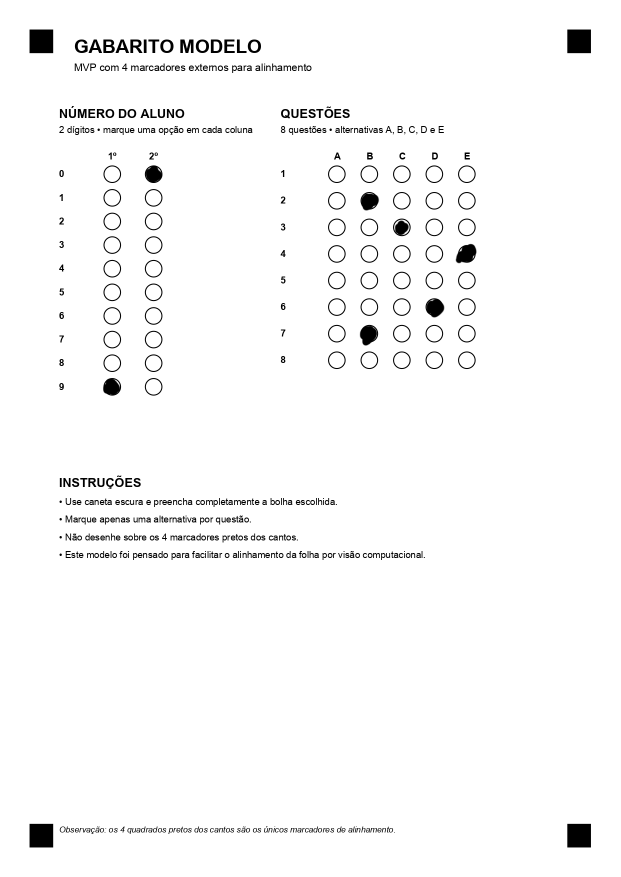
#> input picture scan_api/omr/gabarito_bolhas_vazias.jpg, 1241 x 1754 px, found by its file name (shown at 1/2 size)
$ python test_omr.py
#> lines starting #> are read from the running program, lines starting #| are printed output that depends on the picture; after the words box and inside, x2 and y2 are one past the last pixel; in counts of white or black regions, pixels touching at a corner belong together
### scan_api/omr/services/image_io.py
import cv2
import numpy as np
from PIL import Image, ImageOps, UnidentifiedImageError


# [7 lines left out: function register_heif_opener, not called in this run]


def load_image_for_omr(path):
    try:
        with Image.open(path) as img:
            img = ImageOps.exif_transpose(img)

            if img.mode in ("RGBA", "LA"):
                background = Image.new("RGB", img.size, (255, 255, 255))
                background.paste(img, mask=img.getchannel("A"))
                img = background
            else:
                img = img.convert("RGB")

            rgb = np.array(img)
            return cv2.cvtColor(rgb, cv2.COLOR_RGB2BGR)
    except (UnidentifiedImageError, OSError, ValueError):
        image = cv2.imread(path)
        if image is None:
            raise ValueError(f"Imagem nao encontrada ou formato nao suportado: {path}") from None
        return image

### scan_api/omr/services/align.py
import cv2
import numpy as np

from .layout import (
    MARKER_SIZE_MM,
    PAGE_HEIGHT_MM,
    PAGE_WIDTH_MM,
    READ_AREA_BOTTOM_MM,
    READ_AREA_LEFT_MM,
    READ_AREA_RIGHT_MM,
    READ_AREA_TOP_MM,
)


def distance(p1, p2):
    return np.linalg.norm(np.array(p1) - np.array(p2))


def _resize_for_detection(image, max_side=1200):
    h, w = image.shape[:2]
    longest = max(h, w)

    if longest <= max_side:
        return image, 1.0

    scale = max_side / float(longest)
    resized = cv2.resize(
        image,
        (int(w * scale), int(h * scale)),
        interpolation=cv2.INTER_AREA,
    )
    return resized, scale


def find_markers(image, debug=False):
    """
    Detecta os marcadores quadrados pretos da folha.
    A imagem recebida aqui ja pode estar reduzida para estabilizar fotos grandes
    de celular.
    """
    gray = cv2.cvtColor(image, cv2.COLOR_BGR2GRAY)
    blur = cv2.GaussianBlur(gray, (5, 5), 0)

    _, otsu = cv2.threshold(
        blur,
        0,
        255,
        cv2.THRESH_BINARY_INV + cv2.THRESH_OTSU,
    )

    adaptive = cv2.adaptiveThreshold(
        blur,
        255,
        cv2.ADAPTIVE_THRESH_GAUSSIAN_C,
        cv2.THRESH_BINARY_INV,
        41,
        8,
    )

    thresh = cv2.bitwise_or(otsu, adaptive)
    kernel = cv2.getStructuringElement(cv2.MORPH_RECT, (3, 3))
    thresh = cv2.morphologyEx(thresh, cv2.MORPH_CLOSE, kernel)

    contours, _ = cv2.findContours(
        thresh,
        cv2.RETR_EXTERNAL,
        cv2.CHAIN_APPROX_SIMPLE,
    )

    image_h, image_w = image.shape[:2]
    min_dim = min(image_h, image_w)
    min_marker_side = max(8, int(min_dim * 0.012))
    max_marker_side = max(35, int(min_dim * 0.10))
    min_area = max(80, min_marker_side * min_marker_side * 0.45)
    max_area = max_marker_side * max_marker_side

    markers = []

    for cnt in contours:
        area = cv2.contourArea(cnt)

        if area < min_area or area > max_area:
            continue

        x, y, w, h = cv2.boundingRect(cnt)

        if w == 0 or h == 0:
            continue

        aspect_ratio = w / float(h)
        extent = area / float(w * h)

        peri = cv2.arcLength(cnt, True)
        approx = cv2.approxPolyDP(cnt, 0.04 * peri, True)

        is_square_like = 0.65 < aspect_ratio < 1.45
        is_filled = extent > 0.45
        has_corners = 4 <= len(approx) <= 6
        valid_size = (
            min_marker_side <= w <= max_marker_side and min_marker_side <= h <= max_marker_side
        )

        if is_square_like and is_filled and has_corners and valid_size:
            markers.append(
                {
                    "center": (x + w / 2, y + h / 2),
                    "box": (x, y, w, h),
                    "area": area,
                }
            )

    return markers


def scale_markers(markers, scale):
    if scale == 1.0:
        return markers

    inv = 1.0 / scale
    scaled = []

    for marker in markers:
        cx, cy = marker["center"]
        x, y, w, h = marker["box"]
        scaled.append(
            {
                "center": (cx * inv, cy * inv),
                "box": (
                    int(round(x * inv)),
                    int(round(y * inv)),
                    int(round(w * inv)),
                    int(round(h * inv)),
                ),
                "area": marker["area"] * inv * inv,
            }
        )

    return scaled


def choose_corner_markers(markers, image_shape):
    """
    Escolhe marcadores extremos e mantem a ordem:
    top-left, top-right, bottom-right, bottom-left.
    """
    points = np.array([m["center"] for m in markers], dtype="float32")

    sums = points[:, 0] + points[:, 1]
    diffs = points[:, 0] - points[:, 1]

    indexes = [
        int(np.argmin(sums)),
        int(np.argmax(diffs)),
        int(np.argmax(sums)),
        int(np.argmin(diffs)),
    ]

    if len(set(indexes)) < 4:
        h, w = image_shape[:2]
        corners = {
            "top_left": (0, 0),
            "top_right": (w, 0),
            "bottom_right": (w, h),
            "bottom_left": (0, h),
        }

        selected = []
        used = set()
        for corner_point in corners.values():
            ordered = sorted(
                enumerate(markers),
                key=lambda item: distance(item[1]["center"], corner_point),
            )
            for idx, marker in ordered:
                if idx not in used:
                    used.add(idx)
                    selected.append(marker)
                    break
    else:
        selected = [markers[i] for i in indexes]

    source_points = np.array([marker["center"] for marker in selected], dtype="float32")

    selected_by_name = {
        "top_left": selected[0],
        "top_right": selected[1],
        "bottom_right": selected[2],
        "bottom_left": selected[3],
    }

    return source_points, selected_by_name


def marker_destination_points(output_width, output_height):
    half = MARKER_SIZE_MM / 2

    points_mm = [
        (READ_AREA_LEFT_MM + half, READ_AREA_TOP_MM + half),
        (READ_AREA_RIGHT_MM - half, READ_AREA_TOP_MM + half),
        (READ_AREA_RIGHT_MM - half, READ_AREA_BOTTOM_MM - half),
        (READ_AREA_LEFT_MM + half, READ_AREA_BOTTOM_MM - half),
    ]

    return np.array(
        [
            [
                x_mm * output_width / PAGE_WIDTH_MM,
                y_mm * output_height / PAGE_HEIGHT_MM,
            ]
            for x_mm, y_mm in points_mm
        ],
        dtype="float32",
    )


def align_sheet(image, output_width=600, output_height=800, debug=False):
    """
    Alinha a folha usando os 4 marcadores quadrados pretos.
    Os marcadores nao ficam nos cantos da pagina; por isso eles sao mapeados
    para suas coordenadas fisicas no template A4, e nao para os cantos da imagem.
    """
    detection_image, scale = _resize_for_detection(image)
    markers = scale_markers(find_markers(detection_image, debug=debug), scale)

    if len(markers) < 4:
        raise ValueError(
            f"Nao foi possivel detectar 4 marcadores quadrados. Detectados: {len(markers)}"
        )

    source_points, selected = choose_corner_markers(markers, image.shape)
    destination_points = marker_destination_points(output_width, output_height)

    matrix = cv2.getPerspectiveTransform(source_points, destination_points)

    aligned = cv2.warpPerspective(
        image,
        matrix,
        (output_width, output_height),
        borderMode=cv2.BORDER_CONSTANT,
        borderValue=(255, 255, 255),
    )

    if debug:
        debug_img = image.copy()

        for i, marker in enumerate(markers):
            x, y, w, h = marker["box"]
            cv2.rectangle(debug_img, (x, y), (x + w, y + h), (255, 0, 0), 2)
            cv2.putText(
                debug_img,
                str(i),
                (x, y - 5),
                cv2.FONT_HERSHEY_SIMPLEX,
                0.5,
                (0, 0, 255),
                1,
            )

        for name, marker in selected.items():
            x, y, w, h = marker["box"]
            cv2.rectangle(debug_img, (x, y), (x + w, y + h), (0, 255, 255), 3)
            cv2.putText(
                debug_img,
                name,
                (x, y + h + 15),
                cv2.FONT_HERSHEY_SIMPLEX,
                0.45,
                (0, 255, 255),
                1,
            )

        cv2.imwrite("debug_markers.jpg", debug_img)
        cv2.imwrite("debug_aligned.jpg", aligned)

    return aligned

### scan_api/omr/services/preprocess.py
import cv2


# [7 lines left out: function preprocess_image, not called in this run]


def preprocess_image_from_array(image):
    gray = cv2.cvtColor(image, cv2.COLOR_BGR2GRAY)

    clahe = cv2.createCLAHE(clipLimit=2.0, tileGridSize=(8, 8))
    gray = clahe.apply(gray)

    blur = cv2.GaussianBlur(gray, (5, 5), 0)

    thresh = cv2.adaptiveThreshold(
        blur,
        255,
        cv2.ADAPTIVE_THRESH_GAUSSIAN_C,
        cv2.THRESH_BINARY_INV,
        31,
        8,
    )

    kernel = cv2.getStructuringElement(cv2.MORPH_ELLIPSE, (2, 2))
    thresh = cv2.morphologyEx(thresh, cv2.MORPH_CLOSE, kernel)

    return image, thresh

### scan_api/omr/services/detect.py
import cv2

# Limites calibrados para cartões A4 impressos em 72–150 DPI, redimensionados
# para o espaço normalizado de 600×800 px usado pelo pipeline.
#
# AREA_MIN / AREA_MAX: área em px² de uma bolha preenchida na escala normalizada.
#   - Menor que AREA_MIN → ruído ou sombra
#   - Maior que AREA_MAX → contorno grande (borda do cartão, mancha, etc.)
#
# ASPECT_RATIO_MIN / MAX: bolhas são aproximadamente quadradas (círculo inscrito).
#   Valores muito fora de [0.8, 1.2] indicam riscos ou artefatos de compressão.
#
# WIDTH_MIN / WIDTH_MAX: largura esperada da bolha em px na escala normalizada.
AREA_MIN = 200
AREA_MAX = 800
ASPECT_RATIO_MIN = 0.8
ASPECT_RATIO_MAX = 1.2
WIDTH_MIN = 10
WIDTH_MAX = 40


def find_bubbles(thresh):
    contours, _ = cv2.findContours(
        thresh,
        cv2.RETR_LIST,
        cv2.CHAIN_APPROX_SIMPLE,
    )

    bubbles = []

    for cnt in contours:
        area = cv2.contourArea(cnt)

        if area < AREA_MIN:
            continue

        x, y, w, h = cv2.boundingRect(cnt)
        aspect_ratio = w / float(h)

        if (
            AREA_MIN < area < AREA_MAX
            and ASPECT_RATIO_MIN < aspect_ratio < ASPECT_RATIO_MAX
            and WIDTH_MIN < w < WIDTH_MAX
        ):
            bubbles.append((x, y, w, h))

    return bubbles

### scan_api/omr/services/pipeline.py
import cv2
import numpy as np
from django.conf import settings

from .align import align_sheet
from .detect import find_bubbles
from .image_io import load_image_for_omr
from .layout import (
    PAGE_HEIGHT_MM,
    PAGE_WIDTH_MM,
    STUDENT_NUMBER_COLUMNS_X_MM,
    STUDENT_NUMBER_ROW_GAP_MM,
    STUDENT_NUMBER_START_Y_MM,
    question_option_x_mm,
    question_position_mm,
)
from .preprocess import preprocess_image_from_array

IMAGE_WIDTH = 600
IMAGE_HEIGHT = 800

LETRAS = ["A", "B", "C", "D", "E"]


def mm_to_px_x(mm_value):
    return mm_value * IMAGE_WIDTH / PAGE_WIDTH_MM


def mm_to_px_y(mm_value):
    return mm_value * IMAGE_HEIGHT / PAGE_HEIGHT_MM


def score_bolha(image, thresh, x_centro, y_centro, raio=4, gray=None, hsv=None):
    """
    Lê apenas o centro da bolha.
    Evita contar a borda da bolha vazia.
    """

    x1 = max(int(x_centro - raio), 0)
    x2 = min(int(x_centro + raio), IMAGE_WIDTH)

    y1 = max(int(y_centro - raio), 0)
    y2 = min(int(y_centro + raio), IMAGE_HEIGHT)

    roi_thresh = thresh[y1:y2, x1:x2]

    if roi_thresh.size == 0:
        score_thresh = 0
    else:
        total = cv2.countNonZero(roi_thresh)
        area = roi_thresh.shape[0] * roi_thresh.shape[1]
        score_thresh = total / float(area)

    if hsv is None:
        hsv = cv2.cvtColor(image, cv2.COLOR_BGR2HSV)

    if gray is None:
        gray = cv2.cvtColor(image, cv2.COLOR_BGR2GRAY)

    roi_hsv = hsv[y1:y2, x1:x2]
    roi_gray = gray[y1:y2, x1:x2]

    if roi_hsv.size == 0:
        score_cor = 0
    else:
        saturacao = roi_hsv[:, :, 1]
        score_cor = cv2.mean(saturacao)[0] / 255.0

    score_escuro = 0 if roi_gray.size == 0 else max(0.0, 1.0 - (cv2.mean(roi_gray)[0] / 245.0))

    return max(score_thresh, score_cor, score_escuro)


def escolher_marcacao(scores, limite_minimo=0.35, diferenca_minima=0.12):
    """
    Escolhe a alternativa/dígito marcado.
    Se estiver vazio ou duvidoso, retorna None.
    """

    if not scores:
        return None

    maior = max(scores)
    ordenados = sorted(scores, reverse=True)

    if maior < limite_minimo:
        return None

    if len(ordenados) > 1 and ordenados[0] - ordenados[1] < diferenca_minima:
        return None

    return int(np.argmax(scores))


def ler_numero_aluno(image, thresh):
    """
    Lê o número do aluno usando a grade fixa do modelo gerado.

    No template_generator.py:
    start_x_num = 25mm
    digit_col_1_x = start_x_num + 18mm = 43mm
    digit_col_2_x = start_x_num + 32mm = 57mm
    start_y_num = 78mm
    row_gap = 7mm
    """

    colunas_x_mm = STUDENT_NUMBER_COLUMNS_X_MM
    start_y_mm = STUDENT_NUMBER_START_Y_MM
    row_gap_mm = STUDENT_NUMBER_ROW_GAP_MM

    numero = ""
    gray = cv2.cvtColor(image, cv2.COLOR_BGR2GRAY)
    hsv = cv2.cvtColor(image, cv2.COLOR_BGR2HSV)

    for idx_coluna, x_mm in enumerate(colunas_x_mm, start=1):
        x_centro = mm_to_px_x(x_mm)

        scores = []

        for digit in range(10):
            y_mm = start_y_mm + digit * row_gap_mm
            y_centro = mm_to_px_y(y_mm)

            score = score_bolha(
                image=image,
                thresh=thresh,
                x_centro=x_centro,
                y_centro=y_centro,
                raio=4,
                gray=gray,
                hsv=hsv,
            )

            scores.append(score)

        if settings.DEBUG:
            print(f"Scores aluno coluna {idx_coluna}:", scores)

        digito = escolher_marcacao(
            scores,
            limite_minimo=0.28,
            diferenca_minima=0.10,
        )

        if digito is None:
            numero += "?"
        else:
            numero += str(digito)

    return numero


def processar_respostas(image, thresh, questions_count, options_count):
    """
    Lê as respostas usando a grade fixa do modelo gerado.

    No template_generator.py:
    start_x_questions = 68mm
    start_y_questions = 78mm
    column_width = 50mm para 4 alternativas e 60mm para 5 alternativas
    question_row_gap = 7mm
    option_gap = 8mm
    x da bolha = col_x + 15mm + opção * 8mm
    """

    respostas = []
    gray = cv2.cvtColor(image, cv2.COLOR_BGR2GRAY)
    hsv = cv2.cvtColor(image, cv2.COLOR_BGR2HSV)

    for question_index in range(questions_count):
        question_number = question_index + 1

        col_x_base_mm, y_mm = question_position_mm(
            question_index,
            questions_count,
            options_count,
        )

        y_centro = mm_to_px_y(y_mm)

        scores = []

        for option_index in range(options_count):
            x_mm = question_option_x_mm(col_x_base_mm, option_index)
            x_centro = mm_to_px_x(x_mm)

            score = score_bolha(
                image=image,
                thresh=thresh,
                x_centro=x_centro,
                y_centro=y_centro,
                raio=4,
                gray=gray,
                hsv=hsv,
            )

            scores.append(score)

        if settings.DEBUG:
            print(f"Scores questão {question_number}:", scores)

        marcada = escolher_marcacao(
            scores,
            limite_minimo=0.28,
            diferenca_minima=0.10,
        )

        if marcada is None:
            respostas.append(None)
        else:
            respostas.append(LETRAS[marcada])

    return respostas


def calcular_nota(respostas, gabarito):
    nota = 0

    if not gabarito:
        return nota

    for i in range(min(len(respostas), len(gabarito))):
        if respostas[i] == gabarito[i]:
            nota += 1

    return nota


def salvar_debug(image, thresh, bubbles, questions_count, options_count):
    debug_img = image.copy()

    # Desenha bolhas detectadas por contorno
    for i, (x, y, w, h) in enumerate(bubbles):
        cv2.rectangle(
            debug_img,
            (x, y),
            (x + w, y + h),
            (0, 255, 0),
            2,
        )

        cv2.putText(
            debug_img,
            str(i),
            (x, y - 5),
            cv2.FONT_HERSHEY_SIMPLEX,
            0.35,
            (0, 0, 255),
            1,
        )

    # Desenha pontos do número do aluno
    colunas_x_mm = STUDENT_NUMBER_COLUMNS_X_MM
    start_y_mm = STUDENT_NUMBER_START_Y_MM
    row_gap_mm = STUDENT_NUMBER_ROW_GAP_MM

    for x_mm in colunas_x_mm:
        for digit in range(10):
            x = int(mm_to_px_x(x_mm))
            y = int(mm_to_px_y(start_y_mm + digit * row_gap_mm))

            cv2.circle(debug_img, (x, y), 4, (255, 0, 0), 2)

    # Desenha pontos das questões
    for question_index in range(questions_count):
        col_x_base_mm, y_mm = question_position_mm(
            question_index,
            questions_count,
            options_count,
        )

        y = int(mm_to_px_y(y_mm))

        for option_index in range(options_count):
            x_mm = question_option_x_mm(col_x_base_mm, option_index)
            x = int(mm_to_px_x(x_mm))

            cv2.circle(debug_img, (x, y), 4, (0, 0, 255), 2)

    cv2.imwrite("debug_resultado.jpg", debug_img)
    cv2.imwrite("debug_threshold.jpg", thresh)


def process_image(
    path,
    gabarito=None,
    questions_count=8,
    options_count=5,
):
    raw_image = load_image_for_omr(path)
#> in load_image_for_omr, img is the input picture: PIL image 1241x1754 RGB; min 0, max 255, mean 248.6

    try:
        image = align_sheet(
            raw_image, output_width=IMAGE_WIDTH, output_height=IMAGE_HEIGHT, debug=settings.DEBUG
        )
#> in align_sheet, `detection_image, scale = _resize_for_detection(image)`: scale = 0.684
#> in find_markers, `_, otsu = cv2.threshold( blur, 0, 255, cv2.THRESH_BINARY_INV + cv2.THR..`:
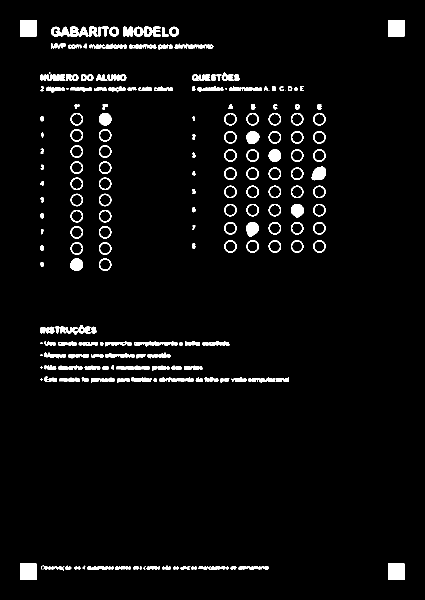
#> otsu: shape (1200, 849) (shown at 1/2 size); 3.9% white; 210 white regions (11 under 20 px), largest, box (x1, y1, x2, y2) and area: (102, 53, 195, 73) 1155, (40, 40, 73, 73) 1089, (776, 40, 809, 73) 1089
#> in find_markers, `adaptive = cv2.adaptiveThreshold( blur, 255, cv2.ADAPTIVE_THRESH_GAUSS..`:
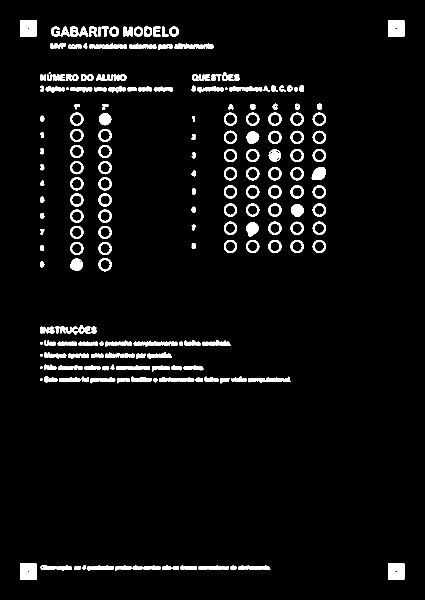
#> adaptive: shape (1200, 849) (shown at 1/2 size); 4.9% white; 205 white regions (1 under 20 px), largest, box (x1, y1, x2, y2) and area: (40, 40, 73, 73) 1077, (776, 40, 809, 73) 1077, (40, 1127, 73, 1160) 1077
#> in find_markers, `thresh = cv2.morphologyEx(thresh, cv2.MORPH_CLOSE, kernel)`:
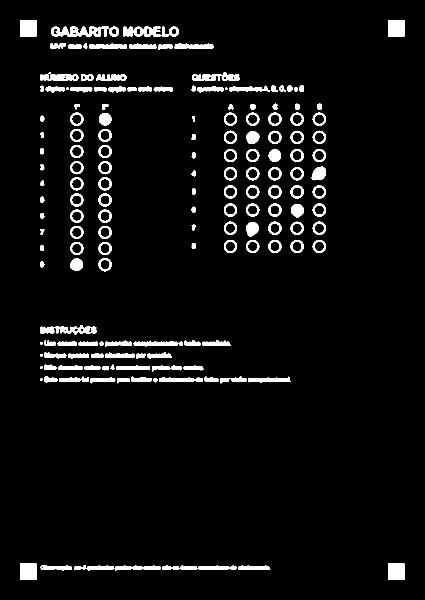
#> thresh: shape (1200, 849) (shown at 1/2 size); 5.1% white; 163 white regions (1 under 20 px)
#> in find_markers, `contours, _ = cv2.findContours( thresh, cv2.RETR_EXTERNAL, cv2.CHAIN_A..`: contours = 163 contours, 7 with area under 20; largest, box (x1, y1, x2, y2) and area: (246, 53, 358, 73) 1478, (102, 53, 218, 74) 1446, (81, 650, 193, 670) 1142, (776, 1127, 809, 1160) 1024, (40, 1127, 73, 1160) 1024
#> the loop in find_markers, `for cnt in contours:` made 163 passes
#> (area, x, y, w, h, aspect_ratio, extent, peri) on passes 1 to 3: (384, 476, 1131, 65, 9, 7.22, 0.656, 147.6), (873.5, 324, 1130, 149, 10, 14.9, 0.586, 352.6), (1015, 148, 1130, 173, 12, 14.42, 0.489, 415.6)
#> the loop in scale_markers, `for marker in markers:` made 27 passes
#> in align_sheet, `aligned = cv2.warpPerspective( image, matrix, (output_width, output_he..`:
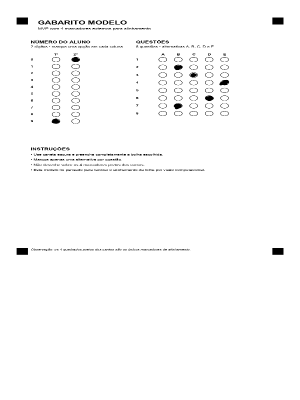
#> aligned: shape (800, 600, 3) (shown at 1/2 size); min 0, max 255, mean 250.9
#> the loop in align_sheet, `for i, marker in enumerate(markers):` made 27 passes
#> after the loop in align_sheet, `for i, marker in enumerate(markers):`:
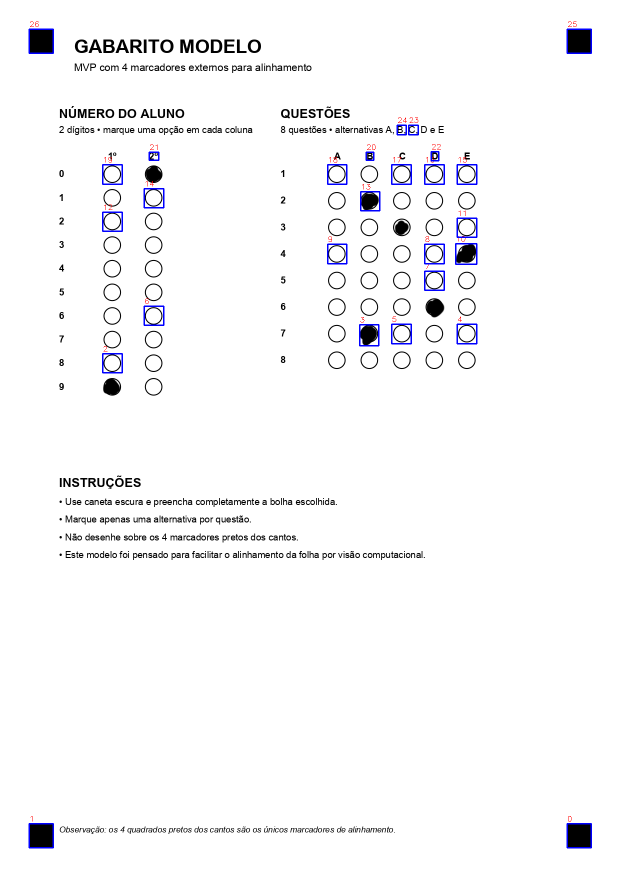
#> debug_img: shape (1754, 1241, 3) (shown at 1/2 size); 0.58% of pixels changed, all inside (x1, y1, x2, y2) = (57, 43, 1184, 1697)
#> the loop in align_sheet, `for name, marker in selected.items():` made 4 passes
#> (the rest of the program and of its run is left out)
